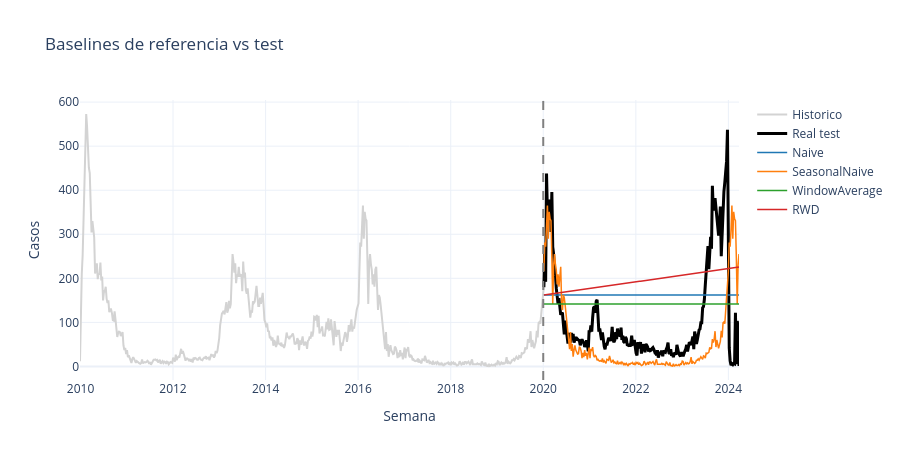

Write notebook code for a chart like this one.
### Markdown cell above
---
## PARTE 6: BASELINES DE REFERENCIA

Los baselines se usan como referencia cuantitativa para medir mejora porcentual. No cuentan dentro de los 8 modelos obligatorios de fase 2.

### Code cell
def crear_statsforecast_baseline(frecuencia=FRECUENCIA, estacionalidad=ESTACIONALIDAD):
    return StatsForecast(
        models=[Naive(), SeasonalNaive(season_length=estacionalidad), WindowAverage(window_size=3), RandomWalkWithDrift()],
        freq=frecuencia,
    )


def unir_predicciones_con_test(test, preds):
    return test.merge(preds, on=ID_COLS)


def graficar_pronosticos(datos, modelos, titulo, historico=None, fecha_corte=None, height=500):
    fig = go.Figure()
    if historico is not None:
        fig.add_trace(go.Scatter(x=historico.ds, y=historico.y, mode='lines', name='Historico', line=dict(color='lightgray')))

    fig.add_trace(go.Scatter(x=datos.ds, y=datos.y, mode='lines', name='Real test', line=dict(color='black', width=3)))
    colores = ['#1f77b4', '#ff7f0e', '#2ca02c', '#d62728', '#9467bd', '#8c564b', '#e377c2', '#7f7f7f', '#bcbd22', '#17becf']
    for modelo, color in zip(modelos, colores):
        fig.add_trace(go.Scatter(x=datos.ds, y=datos[modelo], mode='lines', name=modelo, line=dict(color=color, width=1.5)))

    if fecha_corte is not None:
        fig.add_vline(x=pd.to_datetime(fecha_corte), line_dash='dash', line_color='gray')

    fig.update_layout(title=titulo, xaxis_title='Semana', yaxis_title='Casos', template='plotly_white', height=height, hovermode='x unified')
    fig.show()


sf_baseline = crear_statsforecast_baseline()
sf_baseline.fit(train)
preds_baseline = sf_baseline.predict(h=len(test))
test_baseline, metricas_baseline, modelos_baseline = evaluar_predicciones(test, preds_baseline)

graficar_pronosticos(test_baseline, modelos_baseline, 'Baselines de referencia vs test', historico=df, fecha_corte=FECHA_CORTE, height=460)
display(estilo_ranking_metricas(metricas_baseline))

### Figure 1 — Plotly figure (JSON) as saved in the notebook; plotly's stock layout.template omitted (floating-point values rounded to 4 significant figures; data arrays with more than 128 entries replaced by an {"elided": "..."} marker saying what was removed)
{"data": [{"line": {"color": "lightgray"}, "mode": "lines", "name": "Historico", "type": "scatter", "x": {"elided": "744 str values"}, "y": {"elided": "744 float values"}}, {"line": {"color": "black", "width": 3}, "mode": "lines", "name": "Real test", "type": "scatter", "x": {"elided": "221 str values"}, "y": {"elided": "221 float values"}}, {"line": {"color": "#1f77b4", "width": 1.5}, "mode": "lines", "name": "Naive", "type": "scatter", "x": {"elided": "221 str values"}, "y": {"elided": "221 float values"}}, {"line": {"color": "#ff7f0e", "width": 1.5}, "mode": "lines", "name": "SeasonalNaive", "type": "scatter", "x": {"elided": "221 str values"}, "y": {"elided": "221 float values"}}, {"line": {"color": "#2ca02c", "width": 1.5}, "mode": "lines", "name": "WindowAverage", "type": "scatter", "x": {"elided": "221 str values"}, "y": {"elided": "221 float values"}}, {"line": {"color": "#d62728", "width": 1.5}, "mode": "lines", "name": "RWD", "type": "scatter", "x": {"elided": "221 str values"}, "y": {"elided": "221 float values"}}], "layout": {"height": 460, "hovermode": "x unified", "shapes": [{"line": {"color": "gray", "dash": "dash"}, "type": "line", "x0": "2020-01-01T00:00:00", "x1": "2020-01-01T00:00:00", "xref": "x", "y0": 0, "y1": 1, "yref": "y domain"}], "title": {"text": "Baselines de referencia vs test"}, "xaxis": {"title": {"text": "Semana"}}, "yaxis": {"title": {"text": "Casos"}}}}
